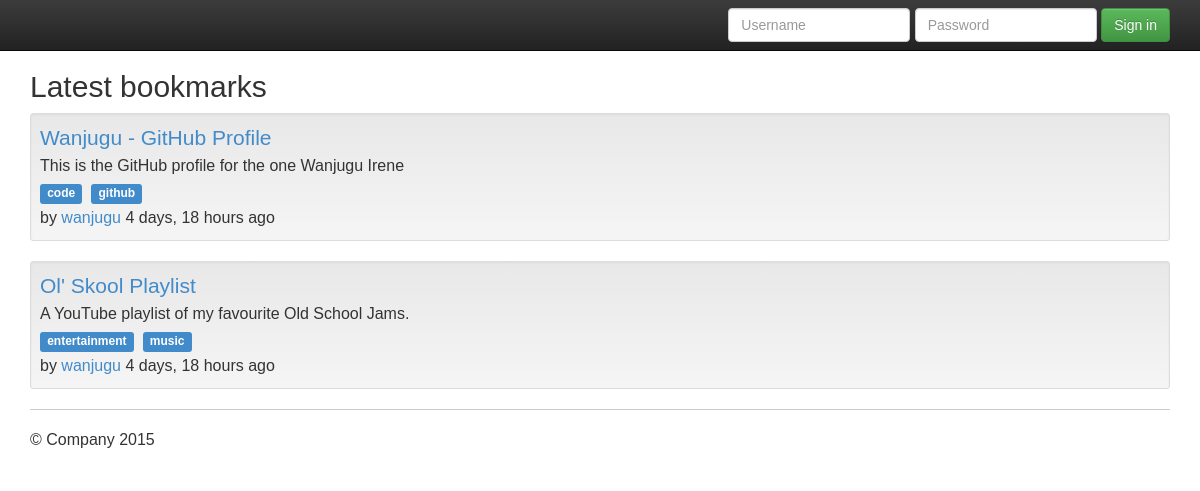
The page / on the database its author committed.
### marcador/models.py (models this page shows, shortened)
@python_2_unicode_compatible
class Bookmark(models.Model):
    url = models.URLField()
    title = models.CharField('title', max_length=255)
    description = models.TextField('description', blank=True)
    is_public = models.BooleanField('public', default=True)
    date_created = models.DateTimeField('date created')
    date_updated = models.DateTimeField('date updated')
    owner = models.ForeignKey(User, verbose_name='owner',
        related_name='bookmarks')
    tags = models.ManyToManyField(Tag, blank=True)
    objects = models.Manager()
    public = PublicBookmarkManager()
    class Meta:
        verbose_name = 'bookmark'
        verbose_name_plural = 'bookmarks'
        ordering = ['-date_created']

@python_2_unicode_compatible
class Tag(models.Model):
    name = models.CharField(max_length=50, unique=True)
    class Meta:
        verbose_name = 'tag' # Human readable singular and plural names
        verbose_name_plural = 'tags'
        ordering = ['name'] # ordering will be done using this field
    def __str__(self):
        return self.name

### marcador/views.py (the view)
# urls.py: url(r'^$', 'marcador.views.bookmark_list', name='marcador_bookmark_list'),
def bookmark_list(request):
    bookmarks = Bookmark.public.all()
    context = {'bookmarks': bookmarks}
    return render(request, 'marcador/bookmark_list.html', context)

### marcador/models.py (called while the page is built)
    def get_queryset(self):
        qs = super(PublicBookmarkManager, self).get_queryset()
        return qs.filter(is_public=True)

### marcador/templates/marcador/bookmark_list.html (shortened to what this page needs)
{% extends "base.html" %}
{% block heading %}
  <h2>Latest bookmarks</h2>
{% endblock %}
{% block content %}
  <ul class="list-unstyled">
  {% for bookmark in bookmarks %}
    <li class="well well-sm">{% include "marcador/bookmark.html" %}</li>
  {% empty %}
    <li>No bookmarks. :(</li>
  {% endfor %}
  </ul>
{% endblock %}

### templates/base.html (shortened to what this page needs)
{% load staticfiles %}
<!doctype html>
 <html class="no-js" lang="">
    <head>
        <link rel="stylesheet" href="{% static "css/bootstrap.min.css" %}">
        <link rel="stylesheet" href="{% static "css/bootstrap-theme.min.css" %}">
        <link rel="stylesheet" href="{% static "css/main.css" %}">
    </head>
    <body>
    <nav class="navbar navbar-inverse navbar-fixed-top" role="navigation">
        <div class="container">
            <div id="navbar" class="navbar-collapse collapse">
              {% block toggle_login %}
                {% include "toggle_login.html" %}
              {% endblock %}
            </div>
        </div>
    </nav>
        <div class="container">
      <div>
          {% block heading %}{% endblock %}
      </div>
      <div>
          {% block content %}{% endblock %}
      </div>
      <hr>
      <footer>
        <p>&copy; Company 2015</p>
      </footer>
    </div>         <script src="//ajax.googleapis.com/ajax/libs/jquery/1.11.2/jquery.min.js"></script>
    </body>
</html>

### templates/toggle_login.html (shortened to what this page needs)
{% if user.is_authenticated %}
<ul class="nav navbar-nav navbar-right">
  <li class="dropdown">
    <a href="#" class="dropdown-toggle" data-toggle="dropdown" role="button"
        aria-expanded="false">{{ user.username }} <span class="caret"></span></a>
    <ul class="dropdown-menu" role="menu">
      <li><a href="{% url "marcador_bookmark_user" user.username %}">
          My bookmarks</a></li>
      <li><a href="{% url "mysite_logout" %}">Logout</a></li>
    </ul>
  </li>
</ul>
{% else %}
<form class="navbar-form navbar-right" role="form" action="{% url "mysite_login" %}"
    method="post" accept-charset="utf-8">
  <div class="form-group">
    <input type="text" placeholder="Username" class="form-control" name="username">
  </div>
  <div class="form-group">
    <input type="password" placeholder="Password" class="form-control" name="password">
  </div>
  <button type="submit" class="btn btn-success">Sign in</button>
</form>
{% endif %}

### marcador/templates/marcador/bookmark.html
<a class="lead" href="{{ bookmark.url }}">{{ bookmark.title }}</a>
{% if bookmark.description %}
  <br>{{ bookmark.description|linebreaksbr }}
{% endif %}
{% if not bookmark.is_public %}
  <br><span class="label label-warning">private</span>
{% else %}
    <br>
{% endif %}
{% if bookmark.tags.count %}
  {% for tag in bookmark.tags.all %}
    <span class="label label-primary">{{ tag|lower }}</span>&nbsp;
  {% endfor %}
{% endif %}
<br>by <a href="{% url "marcador_bookmark_user" bookmark.owner.username %}">
    {{ bookmark.owner.username }}</a>
{{ bookmark.date_created|timesince }} ago

### static/css/main.css (style rules this page uses)
html { color: #222; font-size: 1em; line-height: 1.4; }
hr { display: block; height: 1px; border: 0; border-top: 1px solid #ccc; margin: 1em 0; padding: 0; }
body { font: 16px/26px Helvetica, Helvetica Neue, Arial; }
@media only screen and (min-width: 768px) { nav { float: right; width: 38%; } }

### templates/base.html (style rules this page uses)
body { padding-top: 50px; padding-bottom: 20px; }

### rows shown on the page
Bookmark: title "Wanjugu - GitHub Profile", description "This is the GitHub profile for the one Wanjugu Irene", owner.username "wanjugu", date_created "4 days, 18 hours"
Tag: name "code"
Tag: name "github"
Bookmark: title "Ol' Skool Playlist", description "A YouTube playlist of my favourite Old School Jams.", owner.username "wanjugu", date_created "4 days, 18 hours"
Tag: name "entertainment"
Tag: name "music"
